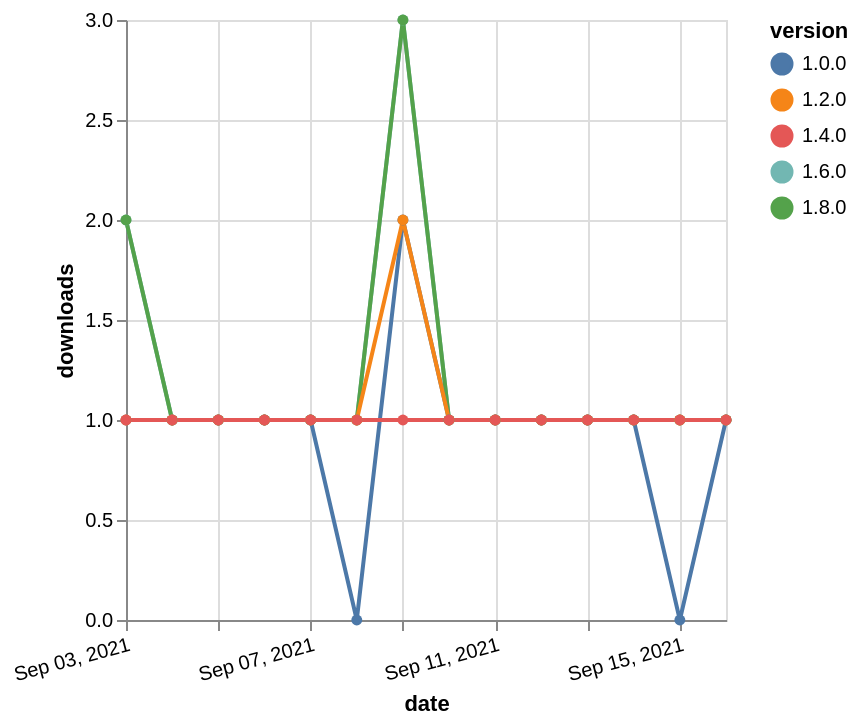

This figure's Vega-Lite source:
### Vega-Lite specification from a JSON file in a GitHub repository (floating-point values rounded to 4 significant figures)
{"$schema": "https://vega.github.io/schema/vega-lite/v5.json", "description": "A simple bar chart with embedded data.", "data": {"values": [{"date": "2021-09-03", "total": 167, "delta": 2, "version": "1.6.0"}, {"date": "2021-09-04", "total": 168, "delta": 1, "version": "1.6.0"}, {"date": "2021-09-05", "total": 169, "delta": 1, "version": "1.6.0"}, {"date": "2021-09-06", "total": 170, "delta": 1, "version": "1.6.0"}, {"date": "2021-09-07", "total": 171, "delta": 1, "version": "1.6.0"}, {"date": "2021-09-08", "total": 172, "delta": 1, "version": "1.6.0"}, {"date": "2021-09-09", "total": 175, "delta": 3, "version": "1.6.0"}, {"date": "2021-09-10", "total": 176, "delta": 1, "version": "1.6.0"}, {"date": "2021-09-11", "total": 177, "delta": 1, "version": "1.6.0"}, {"date": "2021-09-12", "total": 178, "delta": 1, "version": "1.6.0"}, {"date": "2021-09-13", "total": 179, "delta": 1, "version": "1.6.0"}, {"date": "2021-09-14", "total": 180, "delta": 1, "version": "1.6.0"}, {"date": "2021-09-15", "total": 181, "delta": 1, "version": "1.6.0"}, {"date": "2021-09-16", "total": 182, "delta": 1, "version": "1.6.0"}, {"date": "2021-09-03", "total": 121, "delta": 2, "version": "1.8.0"}, {"date": "2021-09-04", "total": 122, "delta": 1, "version": "1.8.0"}, {"date": "2021-09-05", "total": 123, "delta": 1, "version": "1.8.0"}, {"date": "2021-09-06", "total": 124, "delta": 1, "version": "1.8.0"}, {"date": "2021-09-07", "total": 125, "delta": 1, "version": "1.8.0"}, {"date": "2021-09-08", "total": 126, "delta": 1, "version": "1.8.0"}, {"date": "2021-09-09", "total": 129, "delta": 3, "version": "1.8.0"}, {"date": "2021-09-10", "total": 130, "delta": 1, "version": "1.8.0"}, {"date": "2021-09-11", "total": 131, "delta": 1, "version": "1.8.0"}, {"date": "2021-09-12", "total": 132, "delta": 1, "version": "1.8.0"}, {"date": "2021-09-13", "total": 133, "delta": 1, "version": "1.8.0"}, {"date": "2021-09-14", "total": 134, "delta": 1, "version": "1.8.0"}, {"date": "2021-09-15", "total": 135, "delta": 1, "version": "1.8.0"}, {"date": "2021-09-16", "total": 136, "delta": 1, "version": "1.8.0"}, {"date": "2021-09-03", "total": 177, "delta": 1, "version": "1.0.0"}, {"date": "2021-09-04", "total": 178, "delta": 1, "version": "1.0.0"}, {"date": "2021-09-05", "total": 179, "delta": 1, "version": "1.0.0"}, {"date": "2021-09-06", "total": 180, "delta": 1, "version": "1.0.0"}, {"date": "2021-09-07", "total": 181, "delta": 1, "version": "1.0.0"}, {"date": "2021-09-08", "total": 181, "delta": 0, "version": "1.0.0"}, {"date": "2021-09-09", "total": 183, "delta": 2, "version": "1.0.0"}, {"date": "2021-09-10", "total": 184, "delta": 1, "version": "1.0.0"}, {"date": "2021-09-11", "total": 185, "delta": 1, "version": "1.0.0"}, {"date": "2021-09-12", "total": 186, "delta": 1, "version": "1.0.0"}, {"date": "2021-09-13", "total": 187, "delta": 1, "version": "1.0.0"}, {"date": "2021-09-14", "total": 188, "delta": 1, "version": "1.0.0"}, {"date": "2021-09-15", "total": 188, "delta": 0, "version": "1.0.0"}, {"date": "2021-09-16", "total": 189, "delta": 1, "version": "1.0.0"}, {"date": "2021-09-03", "total": 174, "delta": 1, "version": "1.2.0"}, {"date": "2021-09-04", "total": 175, "delta": 1, "version": "1.2.0"}, {"date": "2021-09-05", "total": 176, "delta": 1, "version": "1.2.0"}, {"date": "2021-09-06", "total": 177, "delta": 1, "version": "1.2.0"}, {"date": "2021-09-07", "total": 178, "delta": 1, "version": "1.2.0"}, {"date": "2021-09-08", "total": 179, "delta": 1, "version": "1.2.0"}, {"date": "2021-09-09", "total": 181, "delta": 2, "version": "1.2.0"}, {"date": "2021-09-10", "total": 182, "delta": 1, "version": "1.2.0"}, {"date": "2021-09-11", "total": 183, "delta": 1, "version": "1.2.0"}, {"date": "2021-09-12", "total": 184, "delta": 1, "version": "1.2.0"}, {"date": "2021-09-13", "total": 185, "delta": 1, "version": "1.2.0"}, {"date": "2021-09-14", "total": 186, "delta": 1, "version": "1.2.0"}, {"date": "2021-09-15", "total": 187, "delta": 1, "version": "1.2.0"}, {"date": "2021-09-16", "total": 188, "delta": 1, "version": "1.2.0"}, {"date": "2021-09-03", "total": 146, "delta": 1, "version": "1.4.0"}, {"date": "2021-09-04", "total": 147, "delta": 1, "version": "1.4.0"}, {"date": "2021-09-05", "total": 148, "delta": 1, "version": "1.4.0"}, {"date": "2021-09-06", "total": 149, "delta": 1, "version": "1.4.0"}, {"date": "2021-09-07", "total": 150, "delta": 1, "version": "1.4.0"}, {"date": "2021-09-08", "total": 151, "delta": 1, "version": "1.4.0"}, {"date": "2021-09-09", "total": 152, "delta": 1, "version": "1.4.0"}, {"date": "2021-09-10", "total": 153, "delta": 1, "version": "1.4.0"}, {"date": "2021-09-11", "total": 154, "delta": 1, "version": "1.4.0"}, {"date": "2021-09-12", "total": 155, "delta": 1, "version": "1.4.0"}, {"date": "2021-09-13", "total": 156, "delta": 1, "version": "1.4.0"}, {"date": "2021-09-14", "total": 157, "delta": 1, "version": "1.4.0"}, {"date": "2021-09-15", "total": 158, "delta": 1, "version": "1.4.0"}, {"date": "2021-09-16", "total": 159, "delta": 1, "version": "1.4.0"}]}, "width": "container", "mark": {"type": "line", "point": {"filled": true}}, "encoding": {"x": {"field": "date", "type": "temporal", "timeUnit": "yearmonthdate", "title": "date", "axis": {"labelAngle": -15}}, "y": {"field": "delta", "type": "quantitative", "title": "downloads"}, "color": {"field": "version", "type": "nominal"}, "tooltip": {"field": "delta"}}}
